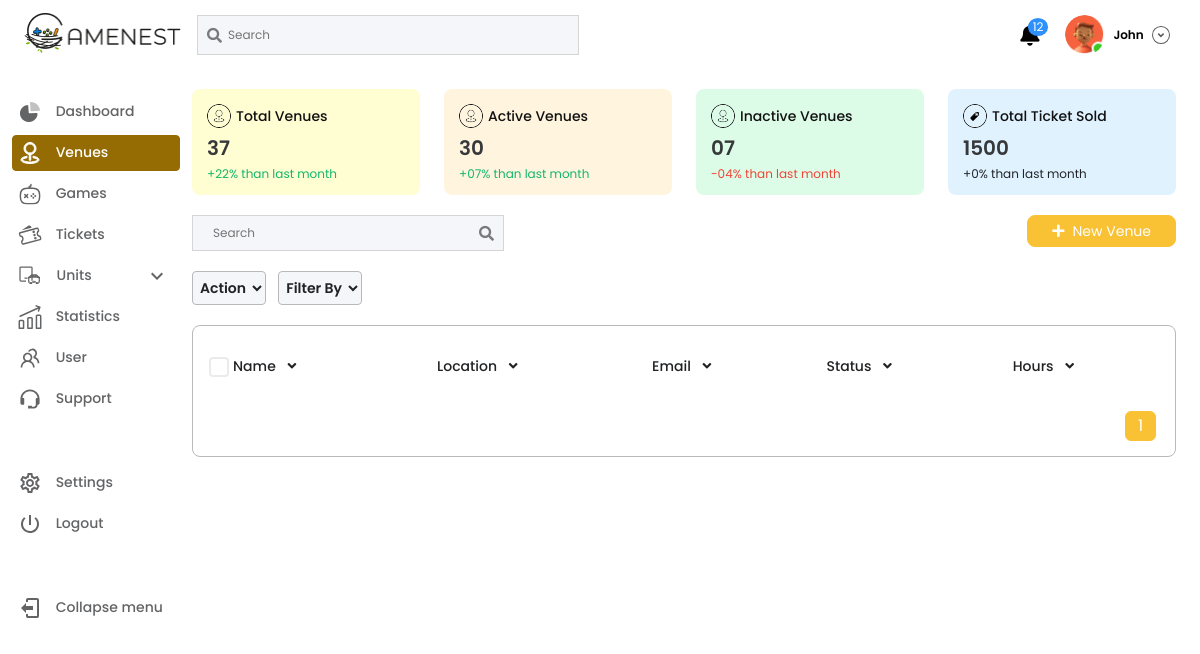
The page /venues (signed in) on the database as committed earlier.
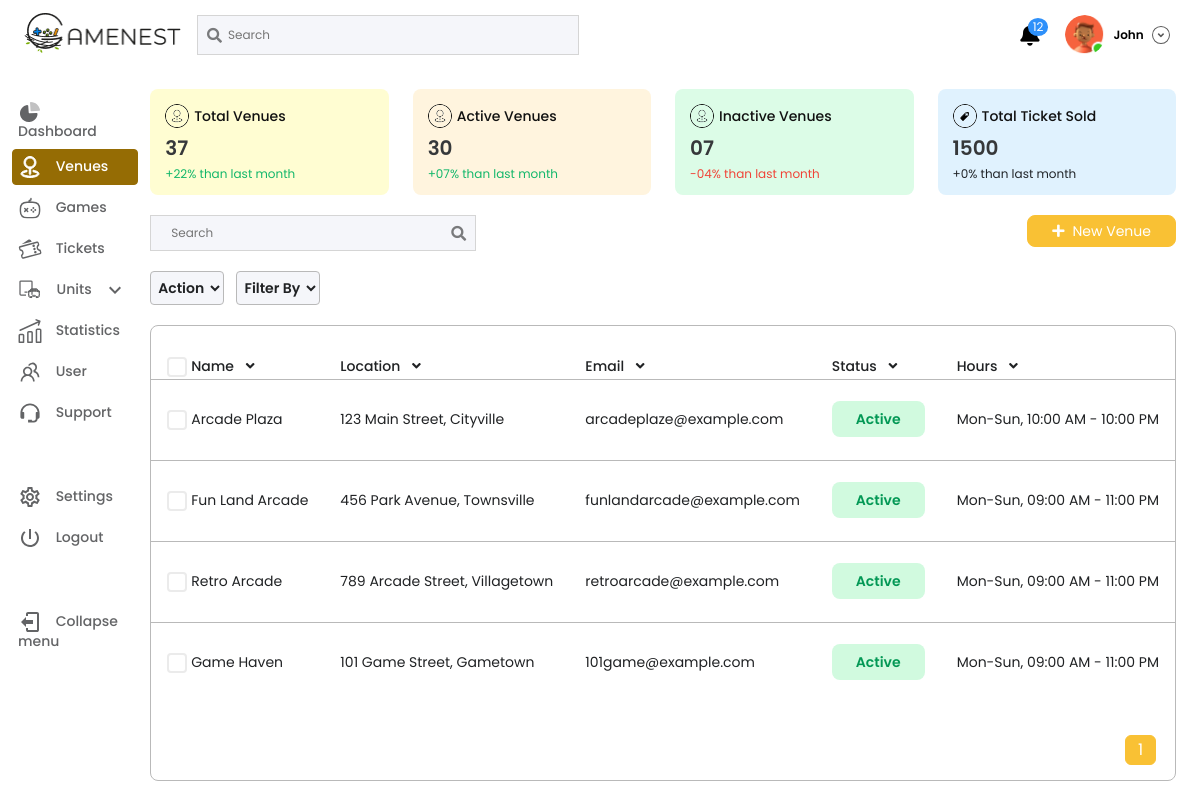
The same page on the database as committed later.
### myapp/models.py (models this page shows, shortened)
class Venues(models.Model):
    name = models.CharField(max_length=255)
    phone = models.IntegerField()
    email = models.EmailField(max_length=254 , unique=True)
    location = models.TextField(max_length=255)
    hours = models.TextField(max_length=255)
    locationdefine = models.TextField(max_length=255 , null=True)

### myapp/views.py (the view, shortened to what this page needs)
# urls.py: path('venues',venues,name="venues"),
def venues(request):
    if request.user.is_authenticated:
        username = request.user.username
        venues = Venues.objects.all().order_by('id')
        venue_paginator = Paginator(venues, 10)
        venue_page_number = request.GET.get('page',1)
        venuepage_obj = venue_paginator.get_page(venue_page_number)
    return render(request,'venues.html',{'username':username,'venues':venues,'venuepage_obj':venuepage_obj})

### templates/venues.html (shortened to what this page needs)
{%load static%}
<!DOCTYPE html>
<html lang="en">
<head>
    <link href="https://cdn.jsdelivr.net/npm/bootstrap@5.2.0/dist/css/bootstrap.min.css" rel="stylesheet">
    <link rel="stylesheet" href="https://cdnjs.cloudflare.com/ajax/libs/font-awesome/5.14.0/css/all.min.css" />
    <link rel="stylesheet" href="{%static 'css/style.css'%}">
</head>
<body>
    <header>
        <div class="container-fluid">
            <div class="row">
                <div class="col-12">
                    <nav class="navbar navbar-expand-md headerNav">
                        <div class="container-fluid">
                            <a class="navbar-brand" />
                                <img src="{%static 'images/logo.png'%}" alt="" loading="lazy" class="brand-logo">
                            <div class="position-relative">
                                <input type="text" placeholder="Search" class="searchField">
                                <button class="searchIcon">
                                    <i class="fas fa-search"></i>
                                </button>
                            </div>
                            <div class="collapse navbar-collapse" id="navbarNav">
                                <ul class="navbar-nav ms-auto align-items-md-center align-items-end">
                                    <li class="nav-item">
                                        <div class="dropdown-center">
                                            <button class="dropdown-toggle notiBell" type="button"
                                                data-bs-toggle="dropdown" aria-expanded="false">
                                                <span class="d-inline-block position-relative">
                                                    <i class="fas fa-bell"></i>
                                                    <span class="notiBadge">12</span>
                                                </span>
                                            </button>
                                        </div>
                                    </li>
                                    <li class="nav-item">
                                        <div class="dropdown-center">
                                            <button class="dropdown-toggle d-flex align-items-center userDrp"
                                                type="button" data-bs-toggle="dropdown" aria-expanded="false">
                                                <img src="{%static 'images/avatar.png'%}" alt="avatar" class="userAvatar">
                                                <span class="userName">{{username}}</span>
                                                <i class="fas fa-angle-down userIcon"></i>
                                            </button>
                                        </div>
                                    </li>
                                </ul>
                            </div>
                        </div>
                    </nav>
                </div>
            </div>
        </div>
    </header>
    <section>
        <div class="container-fluid">
            <div class="row">
                <div class="col-12">
                    <div class="d-flex">
                        <div class="sideNav marginTopAll">
                            <ul class="mb-lg-5">
                                <li>
                                    <a href="index">
                                        Dashboard</a>
                                </li>
                                <li>
                                    <a href="venues" class="active">
                                        Venues</a>
                                </li>
                                <li>
                                    <a href="games">
                                        Games</a>
                                </li>
                                <li>
                                    <a href="tickets">
                                        Tickets</a>
                                </li>
                                <li>
                                    <a href="units" class="position-relative svgpath1" >
                                            &nbsp; &nbsp;Units
  <svg width="24" class="unit-arrow" height="24" viewBox="0 0 24 24" fill="none" xmlns="http://www.w3.org/2000/svg">
                                                <path d="M7.41 8.58008L12 13.1701L16.59 8.58008L18 10.0001L12 16.0001L6 10.0001L7.41 8.58008Z" fill="#636466"/>
                                                </svg>
                                    </a>
                                </li>
                                <li id="staticsSection" >
                                    <a href="statistics">
                                        Statistics</a>
                                </li>
                                 <li id="UserRoleSection" >
                                    <a href="users">
                                        User</a>
                                </li>
                              <li id="supportSection" >
                                    <a href="support">
                                        Support</a>
                                </li>
                            </ul>
                            <ul class="mt-lg-5">
                                <li>
                                    <a href="settings">
                                        Settings</a>
                                </li>
                                <li>
                                    <a href="#_" id="logout" >
                                        Logout</a>
                                </li>
                                <li class="mt-5" onclick="toggleSideNav()">
                                    <span class="collapseBtn">
                                        Collapse menu</span>
                                </li>
                            </ul>
                        </div>
                        <div class="contentArea">
                            <section class="marginTopAll">
                                <div class="container-fluid">
                                    <div class="row">
                                        <div class="col-lg-3 col-md-6 mt-md-0 mt-3">
                                            <div class="customcard bg-orange">
                                                <div class="d-flex align-items-center">
                                                    <img src="{%static 'images/venues.png'%}" alt="">
                                                    <h3>Total Venues</h3>
                                                </div>
                                                <h2>37</h2>
                                                <p class="green">+22% than last month</p>
                                            </div>
                                        </div>
                                        <div class="col-lg-3 col-md-6 mt-md-0 mt-3">
                                            <div class="customcard bg-pink">
                                                <div class="d-flex align-items-center">
                                                    <img src="{%static 'images/venues.png'%}" alt="">
                                                    <h3>Active Venues</h3>
                                                </div>
                                                <h2>30</h2>
                                                <p class="green">+07% than last month</p>
                                            </div>
                                        </div>
                                        <div class="col-lg-3 col-md-6 mt-md-0 mt-3">
                                            <div class="customcard bg-green">
                                                <div class="d-flex align-items-center">
                                                    <img src="{%static 'images/venues.png'%}" alt="">
                                                    <h3>Inactive Venues</h3>
                                                </div>
                                                <h2>07</h2>
                                                <p class="red">-04% than last month</p>
                                            </div>
                                        </div>
                                        <div class="col-lg-3 col-md-6 mt-md-0 mt-3">
                                            <div class="customcard bg-blue">
                                                <div class="d-flex align-items-center">
                                                    <img src="{%static 'images/ticket.png'%}" alt="">
                                                    <h3>Total Ticket Sold</h3>
                                                </div>
                                                <h2>1500</h2>
                                                <p>+0% than last month</p>
                                            </div>
                                        </div>
                                    </div>
                                </div>
                            </section>
                            <section class="marginTopAll">
                                <div class="container-fluid">
                                    <div class="row">
                                        <div class="col-md-4">
                                            <div class="position-relative">
                                                <input type="text" class="all-search w-100" placeholder="Search">
                                                <button class="searchIcon2">
                                                    <i class="fas fa-search"></i>
                                                </button>
                                            </div>
                                        </div>
                                        <div id="addVenues"  class="offset-md-2 col-md-6 mt-md-0 mt-3 text-end">
                                            <a href="new_venue" class="orange-btn"><i
                                                    class="fas fa-plus me-2"></i>New Venue</a>
                                        </div>
                                        <div class="col actiondiv">
                                            <select class="allSelect2">
                                                <option value="action">Action</option>
                                            </select>
                                            <select class="allSelect2 ms-2">
                                                <option value="filter">Filter By</option>
                                            </select>
                                        </div>
                                    </div>
                                    <div class="row">
                                        <div class="col-12">
                                            <div class="border-box marginTopAll px-0">
                                                <div class="table-responsive mt-3">
                                                    <table class="table dataTable">
                                                        <thead>
                                                            <th>
                                                                <p class="checkbx">
                                                                    <label for="c1">Name <i
                                                                            class="fas fa-angle-down ms-2"></i></label>
                                                                </p>
                                                            </th>
                                                            <th>Location <i class="fas fa-angle-down ms-2"></i></th>
                                                            <th>Email <i class="fas fa-angle-down ms-2"></i></th>
                                                            <th>Status <i class="fas fa-angle-down ms-2"></i></th>
                                                            <th>Hours <i class="fas fa-angle-down ms-2"></i></th>
                                                        </thead>
                                                        <tbody>
                                                            {% for venues in venuepage_obj %}
                                                            <tr id="editVenue" onclick="window.location.href='edit_venue'" style="cursor: pointer;">
                                                                <td>
                                                                    <p class="checkbx">
                                                                        <label for="venues_{{ venues.id }}">{{venues.name}}</label>
                                                                    </p>
                                                                </td>
                                                                <td>{{venues.location}}</td>
                                                                <td>{{venues.email}}</td>
                                                                <td><span class="activeSpan">Active</span></td>
                                                                <td>{{venues.hours}}</td>
                                                            </tr>
                                                            {% endfor %}
                                                        </tbody>
                                                    </table>
                                                </div>
                                                <ul class="pagination mt-3 justify-content-end pe-3">
                                                    {% for i in venuepage_obj.paginator.page_range %}
                                                    <li
                                                        class="page-item {% if venuepage_obj.number == i %}active{% endif %}">
                                                        <a class="page-link" href="?page={{ i }}">{{ i }}</a>
                                                    </li>
                                                    {% endfor %}
                                                </ul>
                                            </div>
                                        </div>
                                    </div>
                                </div>
                            </section>
                        </div>
                    </div>
                </div>
            </div>
        </div>
    </section>
</body>
</html>

Rows that differ between the two databases and show on the page:
added Venues: name "Arcade Plaza", location "123 Main Street, Cityville", email "arcadeplaze@example.com", hours "Mon-Sun, 10:00 AM - 10:00 PM"
added Venues: name "Fun Land Arcade", location "456 Park Avenue, Townsville", email "funlandarcade@example.com", hours "Mon-Sun, 09:00 AM - 11:00 PM"
added Venues: name "Retro Arcade", location "789 Arcade Street, Villagetown", email "retroarcade@example.com", hours "Mon-Sun, 09:00 AM - 11:00 PM"
added Venues: name "Game Haven", location "101 Game Street, Gametown", email "101game@example.com", hours "Mon-Sun, 09:00 AM - 11:00 PM"
